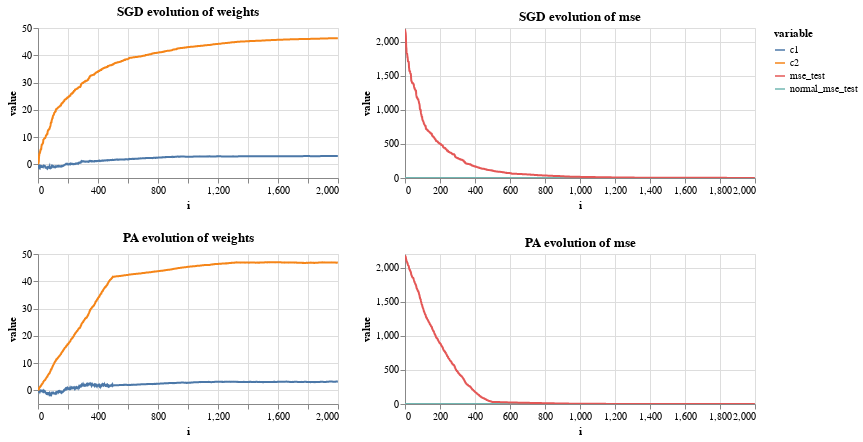

Notebook code for this chart:
### Code cell
alt.data_transformers.disable_max_rows()

pltr1 = (pd.melt(df_stats[['i', 'c1', 'c2']], id_vars=["i"]))
pltr2 = (pd.melt(df_stats[['i', 'normal_mse_test', 'mse_test']], id_vars=["i"]))

q1 = (alt.Chart(pltr1, title='PA evolution of weights')
        .mark_line()
        .encode(x='i', y='value', color='variable', tooltip=['i', 'value', 'variable'])
        .properties(width=300, height=150)
        .interactive())

q2 = (alt.Chart(pltr2, title='PA evolution of mse')
        .mark_line()
        .encode(x='i', y='value', color='variable', tooltip=['i', 'value', 'variable'])
        .properties(width=350, height=150)
        .interactive())

(p1 | p2) & (q1 | q2)

### Figure 1 — Vega-Lite specification as saved in the notebook (floating-point values rounded to 4 significant figures; data arrays with more than 128 entries replaced by an {"elided": "..."} marker saying what was removed)
{"config": {"view": {"continuousWidth": 400, "continuousHeight": 300}}, "vconcat": [{"hconcat": [{"data": {"name": "data-ff71941a66a12fb5fb14f14b22a8d720"}, "mark": "line", "encoding": {"color": {"field": "variable", "type": "nominal"}, "tooltip": [{"field": "i", "type": "quantitative"}, {"field": "value", "type": "quantitative"}, {"field": "variable", "type": "nominal"}], "x": {"field": "i", "type": "quantitative"}, "y": {"field": "value", "type": "quantitative"}}, "height": 150, "selection": {"selector001": {"type": "interval", "bind": "scales", "encodings": ["x", "y"]}}, "title": "SGD evolution of weights", "width": 300}, {"data": {"name": "data-7c4ccee84ceffcd1f2fa87281bb12d47"}, "mark": "line", "encoding": {"color": {"field": "variable", "type": "nominal"}, "tooltip": [{"field": "i", "type": "quantitative"}, {"field": "value", "type": "quantitative"}, {"field": "variable", "type": "nominal"}], "x": {"field": "i", "type": "quantitative"}, "y": {"field": "value", "type": "quantitative"}}, "height": 150, "selection": {"selector002": {"type": "interval", "bind": "scales", "encodings": ["x", "y"]}}, "title": "SGD evolution of mse", "width": 350}]}, {"hconcat": [{"data": {"name": "data-24423710840e3a65a9ca3134ebf2bcb3"}, "mark": "line", "encoding": {"color": {"field": "variable", "type": "nominal"}, "tooltip": [{"field": "i", "type": "quantitative"}, {"field": "value", "type": "quantitative"}, {"field": "variable", "type": "nominal"}], "x": {"field": "i", "type": "quantitative"}, "y": {"field": "value", "type": "quantitative"}}, "height": 150, "selection": {"selector003": {"type": "interval", "bind": "scales", "encodings": ["x", "y"]}}, "title": "PA evolution of weights", "width": 300}, {"data": {"name": "data-3b4c3d96dc87ebdf6e59361b88340e7b"}, "mark": "line", "encoding": {"color": {"field": "variable", "type": "nominal"}, "tooltip": [{"field": "i", "type": "quantitative"}, {"field": "value", "type": "quantitative"}, {"field": "variable", "type": "nominal"}], "x": {"field": "i", "type": "quantitative"}, "y": {"field": "value", "type": "quantitative"}}, "height": 150, "selection": {"selector004": {"type": "interval", "bind": "scales", "encodings": ["x", "y"]}}, "title": "PA evolution of mse", "width": 350}]}], "$schema": "https://vega.github.io/schema/vega-lite/v4.17.0.json", "datasets": {"data-ff71941a66a12fb5fb14f14b22a8d720": {"elided": "4000 records"}, "data-7c4ccee84ceffcd1f2fa87281bb12d47": {"elided": "4000 records"}, "data-24423710840e3a65a9ca3134ebf2bcb3": {"elided": "4000 records"}, "data-3b4c3d96dc87ebdf6e59361b88340e7b": {"elided": "4000 records"}}}
